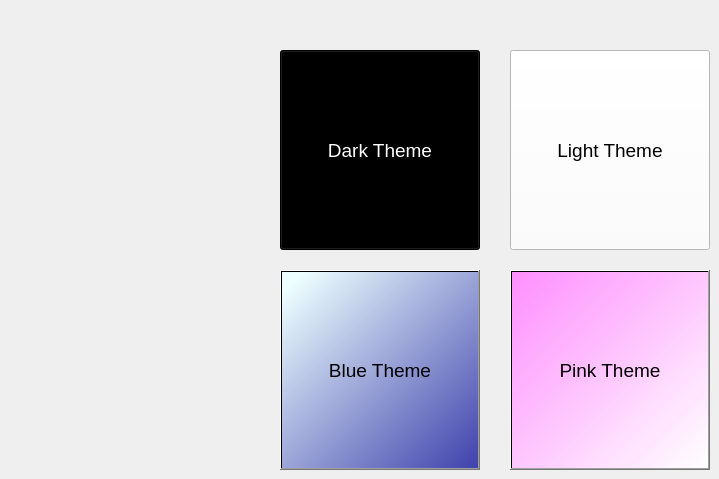
    <widget class="QWidget" name="tab_3">
     <attribute name="title">
      <string>Themes</string>
     </attribute>
     <widget class="QPushButton" name="butt_th_3">
      <property name="geometry">
       <rect>
        <x>280</x>
        <y>270</y>
        <width>200</width>
        <height>200</height>
       </rect>
      </property>
      <property name="font">
       <font>
        <family>Segoe UI</family>
        <pointsize>14</pointsize>
       </font>
      </property>
      <property name="styleSheet">
       <string notr="true">background-color: qlineargradient(spread:pad, x1:1, y1:1, x2:0, y2:0, stop:0 rgba(63, 66, 172, 255), stop:0.950249 rgba(238, 255, 255, 255));</string>
      </property>
      <property name="text">
       <string>Blue Theme</string>
      </property>
     </widget>
     <widget class="QPushButton" name="butt_th_2">
      <property name="geometry">
       <rect>
        <x>510</x>
        <y>50</y>
        <width>200</width>
        <height>200</height>
       </rect>
      </property>
      <property name="font">
       <font>
        <family>Segoe UI</family>
        <pointsize>14</pointsize>
       </font>
      </property>
      <property name="styleSheet">
       <string notr="true">background-color: rgb(255, 255, 255);
color: rgb(0, 0, 0);</string>
      </property>
      <property name="text">
       <string>Light Theme</string>
      </property>
     </widget>
     <widget class="QPushButton" name="butt_th">
      <property name="geometry">
       <rect>
        <x>280</x>
        <y>50</y>
        <width>200</width>
        <height>200</height>
       </rect>
      </property>
      <property name="font">
       <font>
        <family>Segoe UI</family>
        <pointsize>14</pointsize>
       </font>
      </property>
      <property name="styleSheet">
       <string notr="true">background-color: rgb(0, 0, 0);
color: rgb(255, 255, 255);</string>
      </property>
      <property name="text">
       <string>Dark Theme</string>
      </property>
     </widget>
     <widget class="QPushButton" name="butt_th_4">
      <property name="geometry">
       <rect>
        <x>510</x>
        <y>270</y>
        <width>200</width>
        <height>200</height>
       </rect>
      </property>
      <property name="font">
       <font>
        <family>Segoe UI</family>
        <pointsize>14</pointsize>
       </font>
      </property>
      <property name="styleSheet">
       <string notr="true">background-color: qlineargradient(spread:pad, x1:0, y1:0, x2:1, y2:1, stop:0 rgba(255, 134, 255, 234), stop:1 rgba(255, 255, 255, 255));</string>
      </property>
      <property name="text">
       <string>Pink Theme</string>
      </property>
     </widget>
    </widget>
